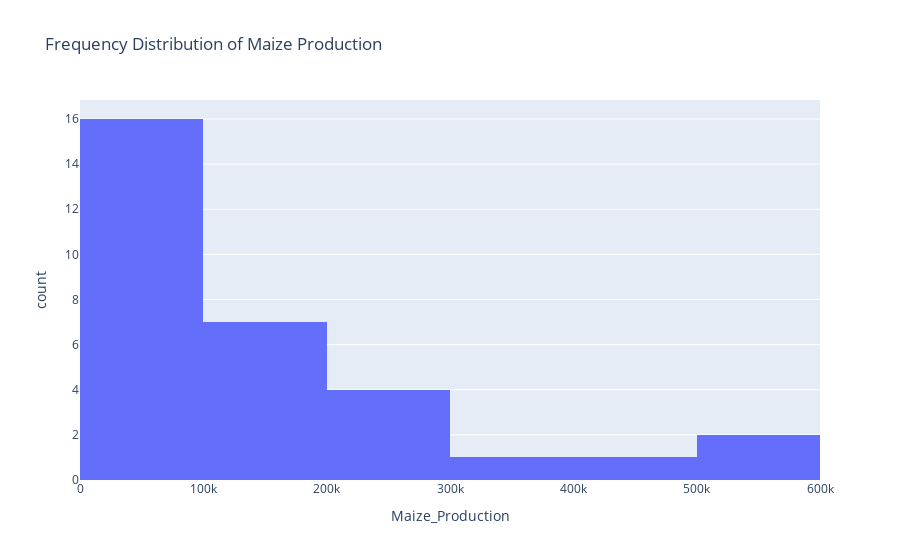

The cell this chart's notebook holds for it:
### Code cell
import plotly.express as px

# Create a histogram for Maize_Production
fig = px.histogram(Working_Directory, x='Maize_Production', nbins=10, title='Frequency Distribution of Maize Production')

# Show the histogram
fig.show()

### Figure 1 — Plotly figure (JSON) as saved in the notebook; plotly's stock layout.template omitted (floating-point values rounded to 4 significant figures)
{"data": [{"alignmentgroup": "True", "bingroup": "x", "hovertemplate": "Maize_Production=%{x}<br>count=%{y}<extra></extra>", "legendgroup": "", "marker": {"color": "#636efa", "pattern": {"shape": ""}}, "name": "", "nbinsx": 10, "offsetgroup": "", "orientation": "v", "showlegend": false, "type": "histogram", "x": [2879, 42583, 10450, 271975, 593544, 1759, 105491, 226532, 66868, 61353, 0, 109, 333937, 17921, 19387, 137154, 147886, 576758, 226327, 251699, 90634, 138476, 413487, 24088, 104045, 2791, 14621, 2673, 723, 190252, 104045], "xaxis": "x", "yaxis": "y"}], "layout": {"barmode": "relative", "legend": {"tracegroupgap": 0}, "title": {"text": "Frequency Distribution of Maize Production"}, "xaxis": {"anchor": "y", "domain": [0, 1], "title": {"text": "Maize_Production"}}, "yaxis": {"anchor": "x", "domain": [0, 1], "title": {"text": "count"}}}}
